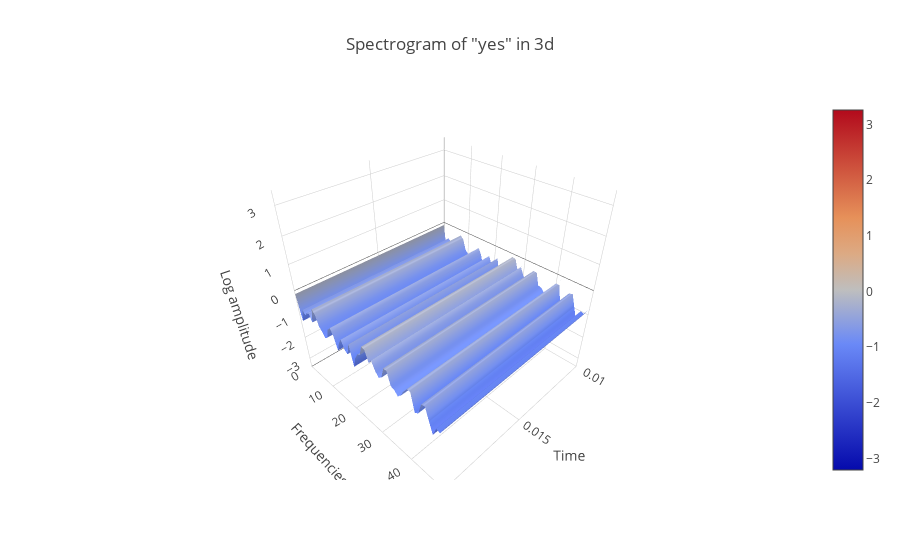

The code cell stored with this chart in its notebook:
### Markdown cell above
### 1.3. Spectrogram in 3d

By the way, times change, and the tools change. Have you ever seen spectrogram in 3d?

### Code cell
#spectrogram의 3d 그림을 보자.
data = [go.Surface(z=spectrogram.T)]
layout = go.Layout(
    title = 'Spectrogram of "yes" in 3d',
    scene = dict(
    yaxis = dict(title='Frequencies', range=freqs),
    xaxis = dict(title='Time', range=times),
    zaxis = dict(title='Log amplitude'),
    ),
)

fig = go.Figure(data=data,layout=layout)
py.iplot(fig)

### Figure 1 — Plotly figure (JSON) as saved in the notebook; plotly's stock layout.template omitted (floating-point values rounded to 4 significant figures; data arrays with more than 128 entries replaced by an {"elided": "..."} marker saying what was removed)
{"data": [{"type": "surface", "z": {"elided": "161x99 float values"}}], "layout": {"scene": {"xaxis": {"range": [0.01, 0.02, 0.03, 0.04, 0.05, 0.06, 0.07, 0.08, 0.09, 0.1, 0.11, 0.12, 0.13, 0.14, 0.15, 0.16, 0.17, 0.18, 0.19, 0.2, 0.21, 0.22, 0.23, 0.24, 0.25, 0.26, 0.27, 0.28, 0.29, 0.3, 0.31, 0.32, 0.33, 0.34, 0.35, 0.36, 0.37, 0.38, 0.39, 0.4, 0.41, 0.42, 0.43, 0.44, 0.45, 0.46, 0.47, 0.48, 0.49, 0.5, 0.51, 0.52, 0.53, 0.54, 0.55, 0.56, 0.57, 0.58, 0.59, 0.6, 0.61, 0.62, 0.63, 0.64, 0.65, 0.66, 0.67, 0.68, 0.69, 0.7, 0.71, 0.72, 0.73, 0.74, 0.75, 0.76, 0.77, 0.78, 0.79, 0.8, 0.81, 0.82, 0.83, 0.84, 0.85, 0.86, 0.87, 0.88, 0.89, 0.9, 0.91, 0.92, 0.93, 0.94, 0.95, 0.96, 0.97, 0.98, 0.99], "title": "Time"}, "yaxis": {"range": {"elided": "161 int values"}, "title": "Frequencies"}, "zaxis": {"title": "Log amplitude"}}, "title": "Spectrogram of \"yes\" in 3d"}}
